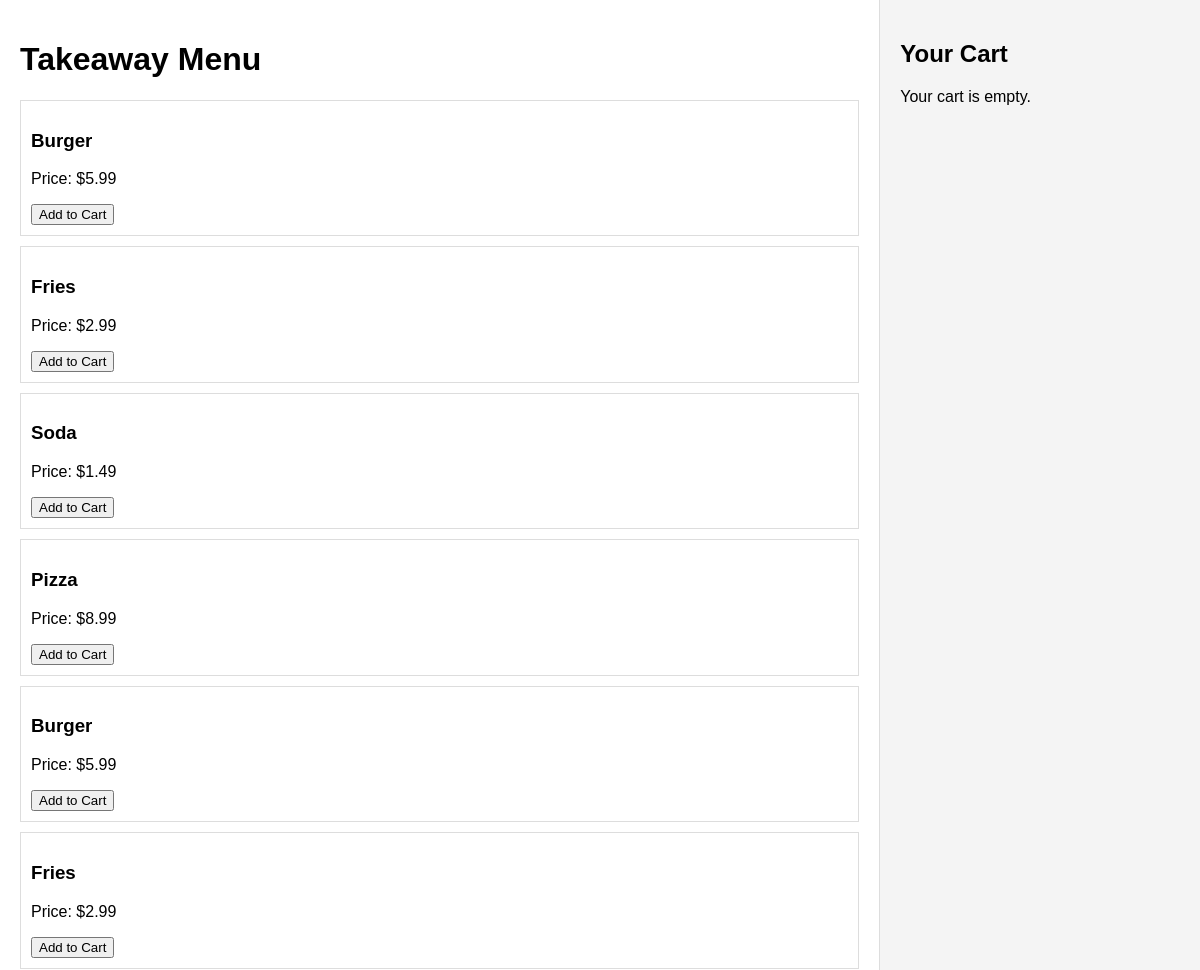
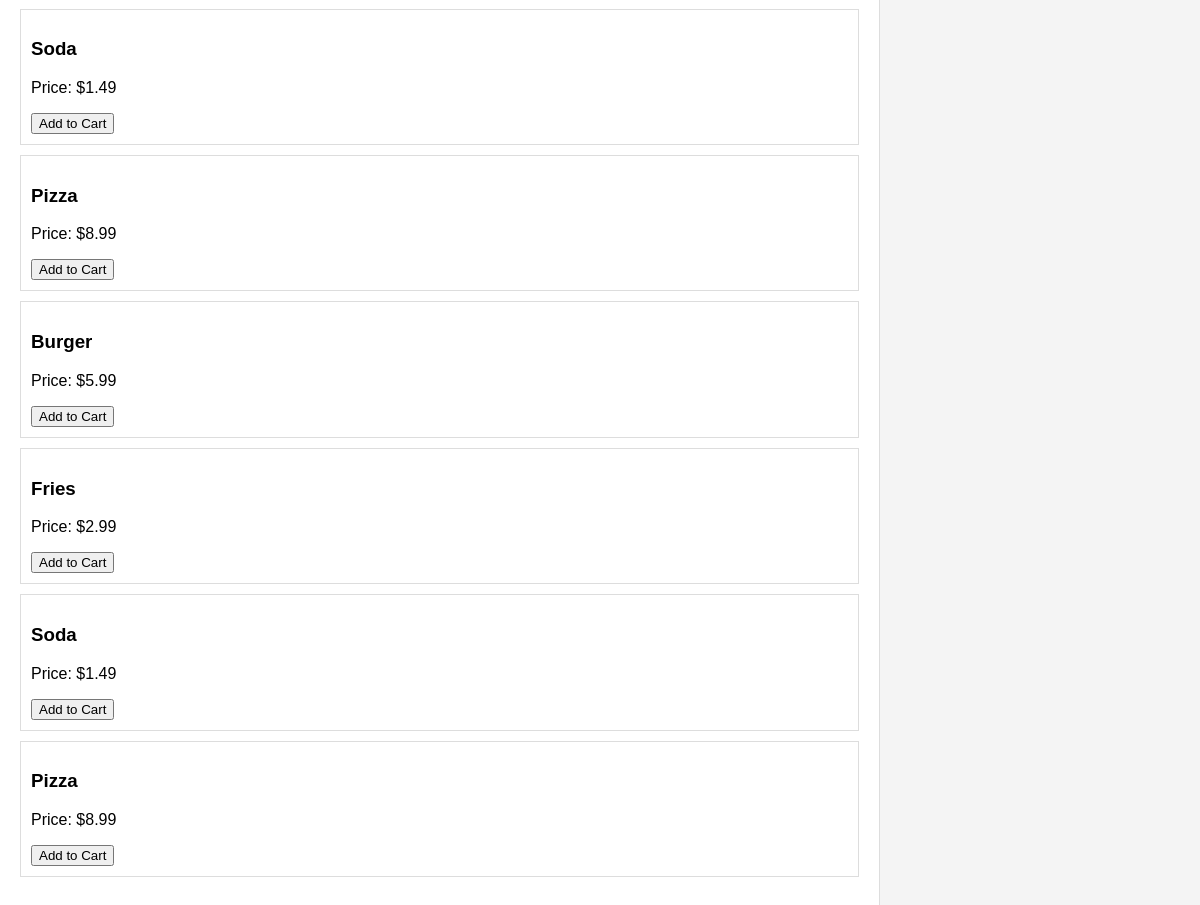
Before: /menu with the older database file (2 pictures, top to bottom).
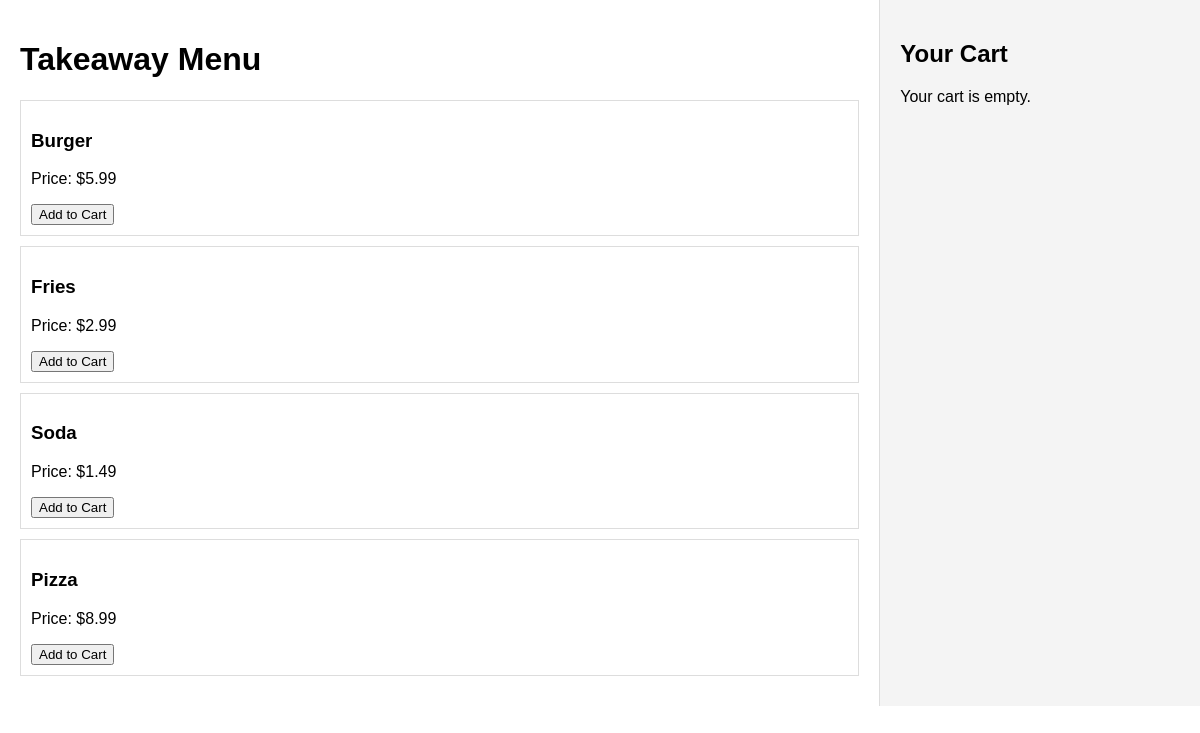
After: the same page with the newer database file.
### tables this page shows
CREATE TABLE products (
        id INTEGER PRIMARY KEY AUTOINCREMENT,
        name TEXT NOT NULL,
        price REAL NOT NULL,
        stock INTEGER DEFAULT 0
    );

### app.py (the view)
@app.route("/menu")
def menu():
    order_type = request.args.get("type", "takeaway")
    products = database.get_products()
    cart = session.get("cart", {})
    total = sum(item["price"] * item["quantity"] for item in cart.values())
    return render_template("menu.html",
                           products=products,
                           order_type=order_type,
                           cart=cart,
                           cart_total=total)

### database.py (called while the page is built)
def get_products():
    conn = sqlite3.connect(DB_NAME)
    c = conn.cursor()
    c.execute("SELECT id, name, price, stock FROM products")
    products = c.fetchall()
    conn.close()
    return products

### templates/menu.html (shortened to what this page needs)
<!DOCTYPE html>
<html lang="en">
<head>
</head>
<body>
    <div class="content">
        <h1>{{ order_type|capitalize }} Menu</h1>
        <div>
            {% for product in products %}
                <div class="product">
                    <h3>{{ product[1] }}</h3>
                    <p>Price: ${{ "%.2f"|format(product[2]) }}</p>
                    <form action="{{ url_for('add_to_cart', product_id=product[0]) }}" method="post">
                        <button type="submit">Add to Cart</button>
                    </form>
                </div>
            {% endfor %}
        </div>
    </div>
    <div class="sidebar">
        <h2>Your Cart</h2>
        {% if cart %}
            {% for item_id, item in cart.items() %}
                <div class="cart-item">
                    <strong>{{ item.name }}</strong><br>
                    Qty: {{ item.quantity }} | ${{ "%.2f"|format(item.price * item.quantity) }}
                    <br>
                    <a href="{{ url_for('remove_from_cart', product_id=item_id) }}">Remove</a>
                </div>
            {% endfor %}
            <hr>
            <p><strong>Total: ${{ "%.2f"|format(cart_total) }}</strong></p>
            <form action="{{ url_for('checkout') }}" method="get">
                <button type="submit">Proceed to Checkout</button>
            </form>
        {% else %}
            <p>Your cart is empty.</p>
        {% endif %}
    </div>
</body>
</html>

### templates/menu.html (style rules this page uses)
body { display: flex; font-family: Arial, sans-serif; margin: 0; }
.content { flex: 3; padding: 20px; }
.sidebar { flex: 1; background: #f4f4f4; padding: 20px; border-left: 1px solid #ddd; }
.product { border: 1px solid #ddd; padding: 10px; margin-bottom: 10px; }

Changed rows visible on the page:
removed products: name "Burger", price "5.99"
removed products: name "Fries", price "2.99"
removed products: name "Soda", price "1.49"
removed products: name "Pizza", price "8.99"
removed products: name "Burger", price "5.99"
removed products: name "Fries", price "2.99"
removed products: name "Soda", price "1.49"
removed products: name "Pizza", price "8.99"
